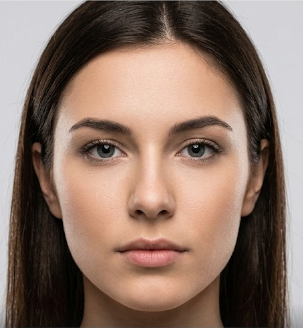
#> input picture CVLab02/assets/women.png, 303 x 328 px, found by its file name
$ jupyter execute task02.ipynb
#> lines starting #> are read from the running program, lines starting #| are printed output that depends on the picture
[cell 1]
import cv2
import numpy as np
import matplotlib.pyplot as plt

# Load images (works whether you run from repo root or from CVQuiz02/)
for pa, pb, pm in [
    ("CVLab02/assets/women.png", "CVLab02/assets/hand.png", "CVLab02/assets/oval.png"),
    ("../CVLab02/assets/women.png", "../CVLab02/assets/hand.png", "../CVLab02/assets/oval.png"),
]:
    A, B = cv2.imread(pa), cv2.imread(pb)
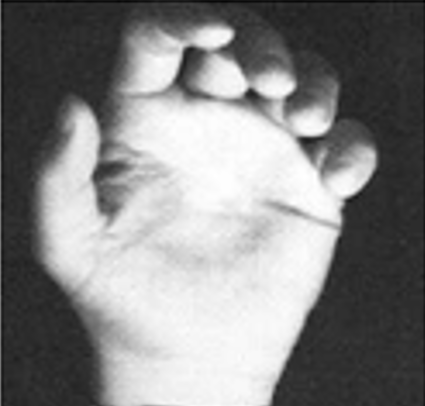
#> input picture CVLab02/assets/hand.png, 425 x 406 px, found by its file name
#> A is the input picture: shape (328, 303, 3); mean B, G, R 103, 115.4, 138.7
#> B is the input picture: shape (406, 425, 3); min 0, max 255, mean 132.6
    mask = cv2.imread(pm, 0)
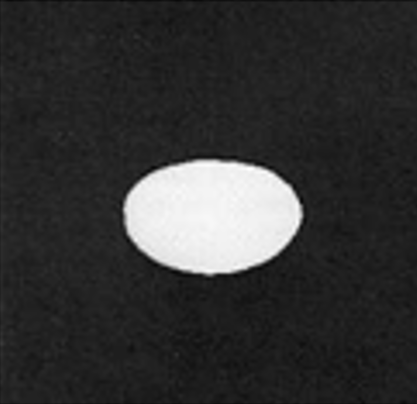
#> input picture CVLab02/assets/oval.png, 417 x 404 px, found by its file name
#> mask is the input picture: shape (404, 417); min 7, max 255, mean 51.6
    if A is not None and B is not None and mask is not None:
        break
else:
    raise FileNotFoundError("Could not load women/tiger/oval from CVLab02/assets")

H, W = A.shape[:2]
#> H = 328; W = 303
B = cv2.resize(B, (W, H))
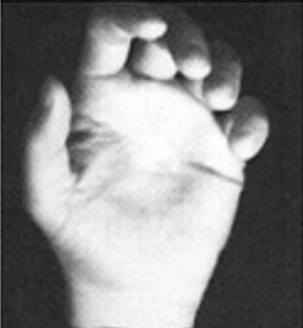
#> B: shape (328, 303, 3); min 3, max 255, mean 132.5
mask = (cv2.resize(mask, (W, H)) / 255.0).astype(np.float32)
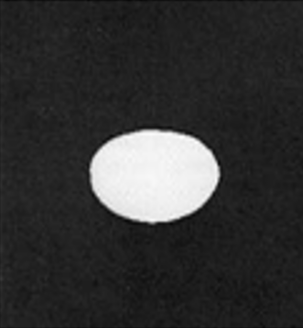
#> mask: shape (328, 303) float32; min 0.0353, max 1, mean 0.202
A = A.astype(np.float32)
B = B.astype(np.float32)

# Gaussian pyramids
levels = 6  # 0..5
G_A, G_B, G_m = [A], [B], [mask]
for _ in range(levels - 1):
    G_A.append(cv2.pyrDown(G_A[-1]))
    G_B.append(cv2.pyrDown(G_B[-1]))
    G_m.append(cv2.pyrDown(G_m[-1]))
#> after the loop, G_A = 6 items; G_B = 6 items; G_m = 6 items

# Laplacian pyramids (smallest -> largest)
L_A, L_B = [G_A[-1]], [G_B[-1]]
for i in range(levels - 2, -1, -1):
    size = (G_A[i].shape[1], G_A[i].shape[0])
    L_A.append(G_A[i] - cv2.pyrUp(G_A[i + 1], dstsize=size))
    L_B.append(G_B[i] - cv2.pyrUp(G_B[i + 1], dstsize=size))
#> after the loop, L_A = 6 items; L_B = 6 items

# Blend per level (force mask to match level size)
LS = []
for la, lb, gm in zip(L_A, L_B, G_m[::-1]):
    gm = cv2.resize(gm, (la.shape[1], la.shape[0]))
    gm = gm[:, :, None]
    LS.append(la * gm + lb * (1 - gm))
#> this loop made 6 passes
#> pass 3, `gm = cv2.resize(gm, (la.shape[1], la.shape[0]))`:
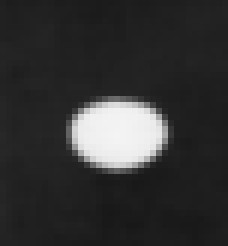
#> gm: shape (41, 38) float32 (shown 6 times larger); min 0.0958, max 0.959, mean 0.202
#> after the loop, LS = 6 items

# Reconstruct
img = LS[0]
for i in range(1, len(LS)):
    size = (LS[i].shape[1], LS[i].shape[0])
    img = cv2.pyrUp(img, dstsize=size) + LS[i]
#> this loop made 5 passes
#> size on passes 1 to 5: (19, 21), (38, 41), (76, 82), (152, 164), (303, 328)
#> pass 2, `img = cv2.pyrUp(img, dstsize=size) + LS[i]`:
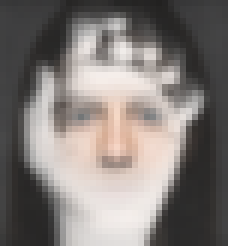
#> img: shape (41, 38, 3) float32 (shown 6 times larger); mean of channels 0, 1, 2 121, 124.1, 130.1; drawn as B, G, R
#> pass 3, `img = cv2.pyrUp(img, dstsize=size) + LS[i]`:
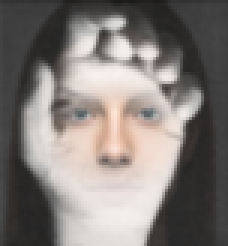
#> img: shape (82, 76, 3) float32 (shown 3 times larger); mean of channels 0, 1, 2 121.3, 124.5, 130.4; drawn as B, G, R
#> after the loop:
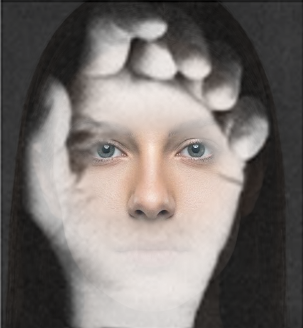
#> img: shape (328, 303, 3) float32; mean of channels 0, 1, 2 121.8, 125, 130.9; drawn with min black and max white

img = np.clip(img, 0, 255).astype(np.uint8)
img = cv2.cvtColor(img, cv2.COLOR_BGR2RGB)

plt.imshow(img)
plt.title("Blended Image")
plt.axis("off")
plt.show()
